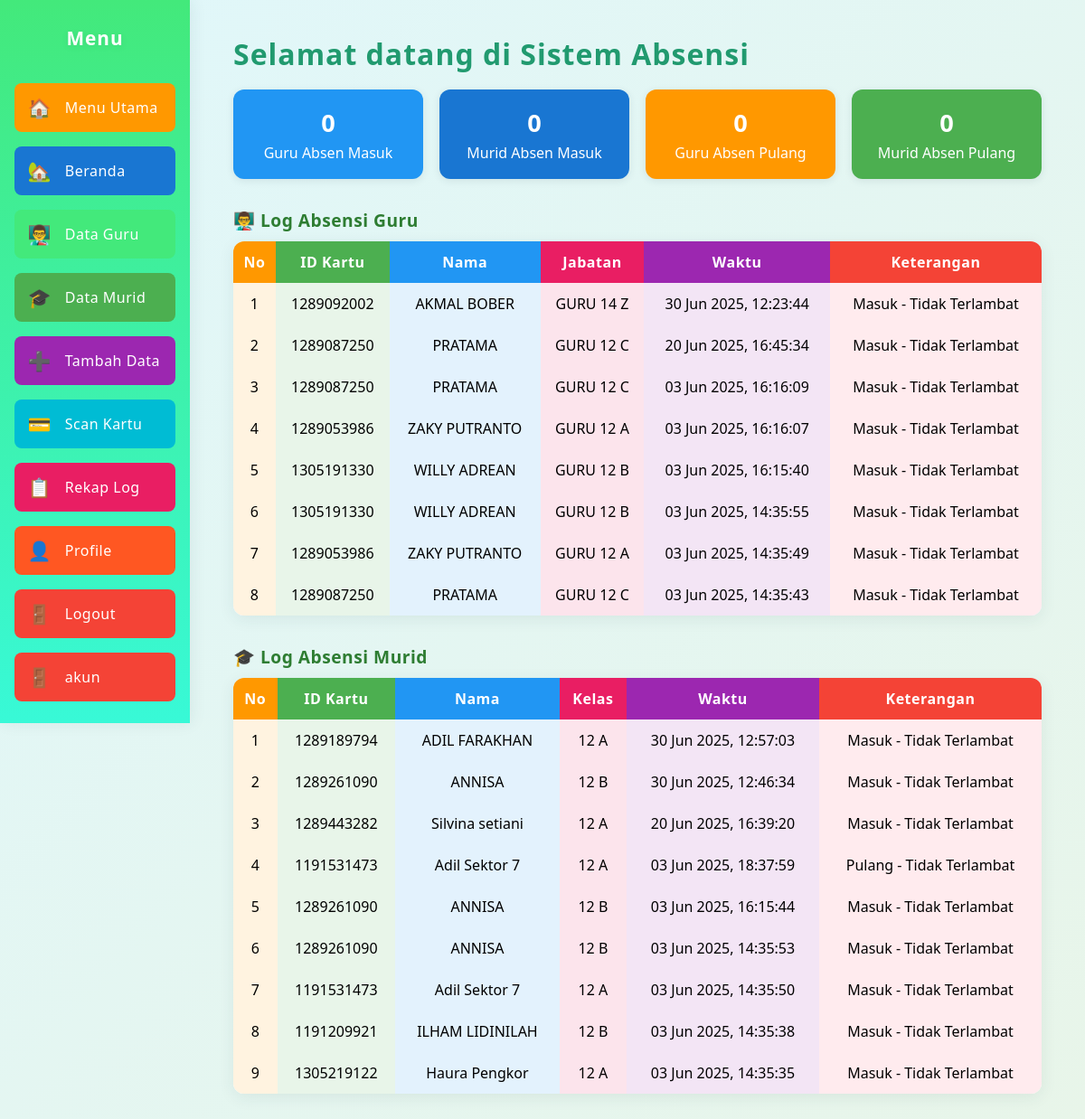
The page / on the database its author committed.
### tables this page shows
CREATE TABLE `absensi_log` (
  `id` int(11) NOT NULL,
  `id_kartu` varchar(50) NOT NULL,
  `waktu` datetime NOT NULL,
  `keterangan` varchar(55) NOT NULL
);

CREATE TABLE `users` (
  `id` int(11) NOT NULL,
  `id_kartu` varchar(50) NOT NULL,
  `nama` varchar(100) NOT NULL,
  `jabatan` varchar(100) NOT NULL,
  `role` enum('guru','siswa','','') NOT NULL
);

CREATE TABLE `murid` (
  `id` int(10) UNSIGNED NOT NULL,
  `id_kartu` varchar(50) NOT NULL,
  `nama` varchar(100) NOT NULL,
  `kelas` varchar(50) NOT NULL,
  `nis` varchar(20) NOT NULL,
  `role` enum('guru','siswa','','') NOT NULL
);

### index.php (the view, shortened to what this page needs)
<?php
$koneksi = new mysqli("localhost", "root", "", "absensi");
$tanggal_hari_ini = date('Y-m-d');
$total_guru = $koneksi->query("
    SELECT COUNT(DISTINCT g.id_kartu) AS total
    FROM absensi_log a
    LEFT JOIN users g ON a.id_kartu = g.id_kartu
    WHERE g.nama IS NOT NULL
      AND DATE(a.waktu) = '$tanggal_hari_ini'
")->fetch_assoc()['total'];
$total_murid = $koneksi->query("
    SELECT COUNT(DISTINCT m.id_kartu) AS total
    FROM absensi_log a
    LEFT JOIN murid m ON a.id_kartu = m.id_kartu
    WHERE m.nama IS NOT NULL
      AND DATE(a.waktu) = '$tanggal_hari_ini'
")->fetch_assoc()['total'];
$jam_pulang = '16:00:00';
$total_guru_pulang = $koneksi->query("
    SELECT COUNT(DISTINCT g.id_kartu) AS total
    FROM absensi_log a
    LEFT JOIN users g ON a.id_kartu = g.id_kartu
    WHERE g.nama IS NOT NULL
      AND DATE(a.waktu) = '$tanggal_hari_ini'
      AND TIME(a.waktu) >= '$jam_pulang'
")->fetch_assoc()['total'];
$total_murid_pulang = $koneksi->query("
    SELECT COUNT(DISTINCT m.id_kartu) AS total
    FROM absensi_log a
    LEFT JOIN murid m ON a.id_kartu = m.id_kartu
    WHERE m.nama IS NOT NULL
      AND DATE(a.waktu) = '$tanggal_hari_ini'
      AND TIME(a.waktu) >= '$jam_pulang'
")->fetch_assoc()['total'];
?>
<!DOCTYPE html>
<html>
<head>
</head>
<body>
<div class="sidebar">
  <h3>Menu</h3>
  <a href="menu_utama.php" style="background: #ff9800;">
    <span class="icon">🏠</span><span class="text">Menu Utama</span>
  </a>
  <a href="index.php" style="background: #1976d2;">
    <span class="icon">🏡</span><span class="text">Beranda</span>
  </a>
  <a href="guru.php" style="background: #43e97b;">
    <span class="icon">👨‍🏫</span><span class="text">Data Guru</span>
  </a>
  <a href="murid.php" style="background: #4caf50;">
    <span class="icon">🎓</span><span class="text">Data Murid</span>
  </a>
  <a href="tambah_data.php" style="background: #9c27b0;">
    <span class="icon">➕</span><span class="text">Tambah Data</span>
  </a>
  <a href="scan_kartu.php" style="background: #00bcd4;">
    <span class="icon">💳</span><span class="text">Scan Kartu</span>
  </a>
  <a href="log_rekap.php" style="background: #e91e63; display: flex; align-items: center;">
    <span class="icon">📋</span><span class="text">Rekap Log</span>
  </a>
  <a href="profile.php" style="background: #ff5722;">
    <span class="icon">👤</span><span class="text">Profile</span>
  </a>
  <a href="logout.php" style="background: #f44336;">
    <span class="icon">🚪</span><span class="text">Logout</span>
  </a>
  <a href="akun.php" style="background: #f44336;">
    <span class="icon">🚪</span><span class="text">akun</span>
  </a>
</div>
<div class="main">
  <h2>Selamat datang di Sistem Absensi</h2>
  <div style="display:flex; gap:18px; margin-bottom:28px; flex-wrap:wrap;">
    <div style="flex:1; min-width:180px; background:#2196f3; color:#fff; border-radius:12px; padding:18px 12px; box-shadow:0 2px 8px rgba(44,62,80,0.10); text-align:center;">
      <div style="font-size:1.7rem; font-weight:bold; margin-bottom:4px;"><?= $total_guru ?></div>
      <div style="font-size:1rem;">Guru Absen Masuk</div>
    </div>
    <div style="flex:1; min-width:180px; background:#1976d2; color:#fff; border-radius:12px; padding:18px 12px; box-shadow:0 2px 8px rgba(44,62,80,0.10); text-align:center;">
      <div style="font-size:1.7rem; font-weight:bold; margin-bottom:4px;"><?= $total_murid ?></div>
      <div style="font-size:1rem;">Murid Absen Masuk</div>
    </div>
    <div style="flex:1; min-width:180px; background:#ff9800; color:#fff; border-radius:12px; padding:18px 12px; box-shadow:0 2px 8px rgba(44,62,80,0.10); text-align:center;">
      <div style="font-size:1.7rem; font-weight:bold; margin-bottom:4px;"><?= $total_guru_pulang ?></div>
      <div style="font-size:1rem;">Guru Absen Pulang</div>
    </div>
    <div style="flex:1; min-width:180px; background:#4caf50; color:#fff; border-radius:12px; padding:18px 12px; box-shadow:0 2px 8px rgba(44,62,80,0.10); text-align:center;">
      <div style="font-size:1.7rem; font-weight:bold; margin-bottom:4px;"><?= $total_murid_pulang ?></div>
      <div style="font-size:1rem;">Murid Absen Pulang</div>
    </div>
  </div>
  <h3>👨‍🏫 Log Absensi Guru</h3>
  <table>
    <thead>
      <tr>
        <th>No</th>
        <th>ID Kartu</th>
        <th>Nama</th>
        <th>Jabatan</th>
        <th>Waktu</th>
        <th>Keterangan</th>
      </tr>
    </thead>
    <tbody>
      <?php
      $sql_guru = "SELECT a.id_kartu, a.waktu,
                          g.nama AS nama,
                          g.jabatan AS jabatan
                   FROM absensi_log a
                   LEFT JOIN users g ON a.id_kartu = g.id_kartu
                   WHERE g.nama IS NOT NULL
                   ORDER BY a.waktu DESC";
      $result_guru = $koneksi->query($sql_guru);
      if ($result_guru->num_rows > 0) {
          $no = 1;
          $jam_masuk = strtotime('19:00:00');
          $jam_pulang = strtotime('20:00:00');
          while ($row = $result_guru->fetch_assoc()) {
              $waktu_absen = strtotime($row['waktu']);
              $keterangan_telat = ($waktu_absen > $jam_masuk + 1800) ? "Terlambat" : "Tidak Terlambat";
              $keterangan_masuk_pulang = (date('H:i:s', $waktu_absen) >= $jam_pulang) ? "Pulang" : "Masuk";
              echo "<tr>";
              echo "<td>" . $no++ . "</td>";
              echo "<td>" . htmlspecialchars($row['id_kartu']) . "</td>";
              echo "<td>" . htmlspecialchars($row['nama']) . "</td>";
              echo "<td>" . htmlspecialchars($row['jabatan']) . "</td>";
              echo "<td>" . date('d M Y, H:i:s', $waktu_absen) . "</td>";
              echo "<td>" . $keterangan_masuk_pulang . " - " . $keterangan_telat . "</td>";
              echo "</tr>";
          }
      } else {
          echo "<tr><td colspan='6'>Tidak ada data guru</td></tr>";
      }
      ?>
    </tbody>
  </table>
  <h3>🎓 Log Absensi Murid</h3>
  <table>
    <thead>
      <tr>
        <th>No</th>
        <th>ID Kartu</th>
        <th>Nama</th>
        <th>Kelas</th>
        <th>Waktu</th>
        <th>Keterangan</th>
      </tr>
    </thead>
    <tbody>
      <?php
      $sql_murid = "SELECT a.id_kartu, a.waktu,
                           m.nama AS nama,
                           m.kelas AS kelas
                    FROM absensi_log a
                    LEFT JOIN murid m ON a.id_kartu = m.id_kartu
                    WHERE m.nama IS NOT NULL
                    ORDER BY a.waktu DESC";
      $result_murid = $koneksi->query($sql_murid);
      if ($result_murid->num_rows > 0) {
          $no = 1;
          $jam_masuk = strtotime('19:00:00');
          $jam_pulang = strtotime('20:00:00');
          while ($row = $result_murid->fetch_assoc()) {
              $waktu_absen = strtotime($row['waktu']);
              $keterangan_telat = ($waktu_absen > $jam_masuk + 1800) ? "Terlambat" : "Tidak Terlambat";
              $keterangan_masuk_pulang = (date('H:i:s', $waktu_absen) >= $jam_pulang) ? "Pulang" : "Masuk";
              echo "<tr>";
              echo "<td>" . $no++ . "</td>";
              echo "<td>" . htmlspecialchars($row['id_kartu']) . "</td>";
              echo "<td>" . htmlspecialchars($row['nama']) . "</td>";
              echo "<td>" . htmlspecialchars($row['kelas']) . "</td>";
              echo "<td>" . date('d M Y, H:i:s', $waktu_absen) . "</td>";
              echo "<td>" . $keterangan_masuk_pulang . " - " . $keterangan_telat . "</td>";
              echo "</tr>";
          }
      } else {
          echo "<tr><td colspan='6'>Tidak ada data murid</td></tr>";
      }
      ?>
    </tbody>
  </table>
</div>
</body>
</html>

### index.php (style rules this page uses)
* { margin: 0; padding: 0; box-sizing: border-box; }
body { font-family: 'Segoe UI', Arial, sans-serif; background: linear-gradient(135deg, #e0f7fa 0%, #e8f5e9 100%); min-height: 100vh; display: flex; }
.sidebar { width: 60px; background: linear-gradient(180deg, #43e97b 0%, #38f9d7 100%); height: 100vh; padding-top: 28px; position: fixed; top: 0; left: 0; box-shadow: 2px 0 16px rgba(44,62,80,0.08); display: flex; flex-direction: column; align-items: center; transition: width 0.25s; z-index: 10; overflow-x: hidden; }
.sidebar h3 { color: #fff; text-align: center; margin-bottom: 28px; letter-spacing: 1px; font-size: 1.3rem; font-weight: 700; text-shadow: 0 2px 8px rgba(44,62,80,0.08); opacity: 0; transition: opacity 0.2s; }
.sidebar a { display: flex; align-items: center; width: 85%; margin: 8px auto; padding: 13px 0; color: #fff; background: rgba(255,255,255,0.08); border-radius: 8px; text-decoration: none; font-weight: 500; font-size: 1rem; letter-spacing: 0.5px; transition: background 0.18s, color 0.18s, transform 0.18s, padding 0.18s; overflow: hidden; }
.sidebar a .icon { display: inline-block; width: 32px; text-align: center; font-size: 1.3rem; margin-right: 0; transition: margin 0.18s; }
.sidebar a .text { opacity: 0; width: 0; margin-left: 0; transition: opacity 0.18s, width 0.18s, margin 0.18s; white-space: nowrap; }
.main { margin-left: 60px; padding: 38px 4vw 38px 4vw; flex: 1; min-height: 100vh; background: transparent; transition: margin-left 0.25s; }
.main h2 { color: #219a6f; margin-bottom: 18px; font-size: 2rem; font-weight: 700; letter-spacing: 1px; }
.main h3 { color: #2e7d32; margin-top: 32px; margin-bottom: 10px; font-size: 1.2rem; letter-spacing: 0.5px; }
table { margin-top: 10px; border-collapse: collapse; width: 100%; background: #fff; border-radius: 12px; overflow: hidden; box-shadow: 0 4px 18px rgba(44,62,80,0.08); }
th, td { border: none; padding: 12px 8px; text-align: center; }
th { color: #fff; font-size: 1rem; font-weight: 600; letter-spacing: 0.5px; }
th:nth-child(1) { background: #ff9800; }
th:nth-child(2) { background: #4caf50; }
th:nth-child(3) { background: #2196f3; }
th:nth-child(4) { background: #e91e63; }
th:nth-child(5) { background: #9c27b0; }
th:nth-child(6) { background: #f44336; }
tbody tr:nth-child(odd) { background: #f4f9f4; }
tbody tr:nth-child(even) { background: #e3f2fd; }
td:nth-child(1) { background: #fff3e0; }
td:nth-child(2) { background: #e8f5e9; }
td:nth-child(3) { background: #e3f2fd; }
td:nth-child(4) { background: #fce4ec; }
td:nth-child(5) { background: #f3e5f5; }
td:nth-child(6) { background: #ffebee; }

### rows shown on the page
absensi_log: id_kartu "1289092002", users.nama "AKMAL BOBER", users.jabatan "GURU 14 Z", waktu "30 Jun 2025, 12:23:44", waktu "Masuk"
absensi_log: id_kartu "1289087250", users.nama "PRATAMA", users.jabatan "GURU 12 C", waktu "20 Jun 2025, 16:45:34", waktu "Masuk"
absensi_log: id_kartu "1289087250", users.nama "PRATAMA", users.jabatan "GURU 12 C", waktu "03 Jun 2025, 16:16:09", waktu "Masuk"
absensi_log: id_kartu "1289053986", users.nama "ZAKY PUTRANTO", users.jabatan "GURU 12 A", waktu "03 Jun 2025, 16:16:07", waktu "Masuk"
absensi_log: id_kartu "1305191330", users.nama "WILLY ADREAN", users.jabatan "GURU 12 B", waktu "03 Jun 2025, 16:15:40", waktu "Masuk"
absensi_log: id_kartu "1305191330", users.nama "WILLY ADREAN", users.jabatan "GURU 12 B", waktu "03 Jun 2025, 14:35:55", waktu "Masuk"
absensi_log: id_kartu "1289053986", users.nama "ZAKY PUTRANTO", users.jabatan "GURU 12 A", waktu "03 Jun 2025, 14:35:49", waktu "Masuk"
absensi_log: id_kartu "1289087250", users.nama "PRATAMA", users.jabatan "GURU 12 C", waktu "03 Jun 2025, 14:35:43", waktu "Masuk"
absensi_log: id_kartu "1289189794", murid.nama "ADIL FARAKHAN", murid.kelas "12 A", waktu "30 Jun 2025, 12:57:03", waktu "Masuk"
absensi_log: id_kartu "1289261090", murid.nama "ANNISA", murid.kelas "12 B", waktu "30 Jun 2025, 12:46:34", waktu "Masuk"
absensi_log: id_kartu "1289443282", murid.nama "Silvina setiani", murid.kelas "12 A", waktu "20 Jun 2025, 16:39:20", waktu "Masuk"
absensi_log: id_kartu "1191531473", murid.nama "Adil Sektor 7", murid.kelas "12 A", waktu "03 Jun 2025, 18:37:59", waktu "Pulang"
absensi_log: id_kartu "1289261090", murid.nama "ANNISA", murid.kelas "12 B", waktu "03 Jun 2025, 16:15:44", waktu "Masuk"
absensi_log: id_kartu "1289261090", murid.nama "ANNISA", murid.kelas "12 B", waktu "03 Jun 2025, 14:35:53", waktu "Masuk"
absensi_log: id_kartu "1191531473", murid.nama "Adil Sektor 7", murid.kelas "12 A", waktu "03 Jun 2025, 14:35:50", waktu "Masuk"
absensi_log: id_kartu "1191209921", murid.nama "ILHAM LIDINILAH", murid.kelas "12 B", waktu "03 Jun 2025, 14:35:38", waktu "Masuk"
absensi_log: id_kartu "1305219122", murid.nama "Haura Pengkor", murid.kelas "12 A", waktu "03 Jun 2025, 14:35:35", waktu "Masuk"

### other values the page prints
$total_guru "0"
$total_murid "0"
$total_guru_pulang "0"
$total_murid_pulang "0"
